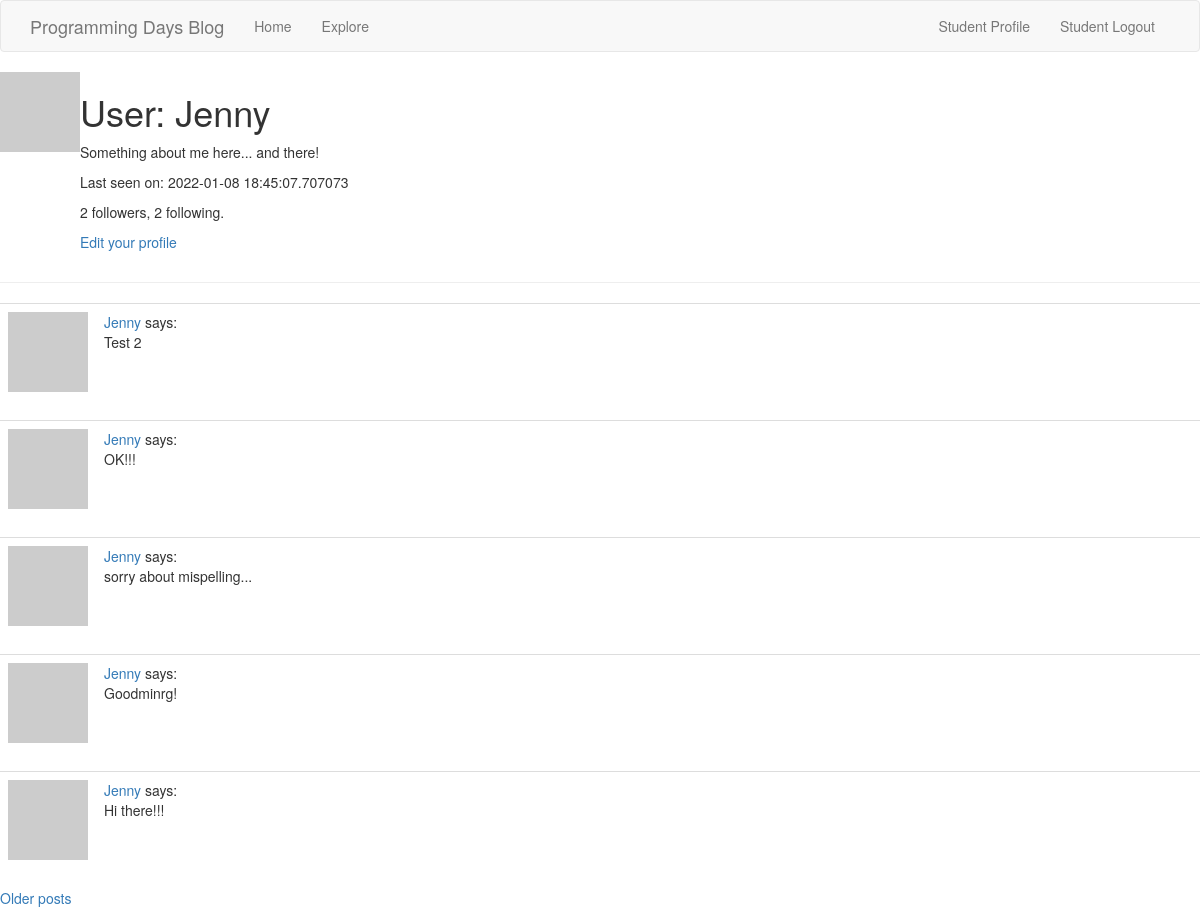
The page /user/Jenny (signed in) on the database its author committed.
### app/models.py (models this page shows, shortened)
class User(UserMixin, db.Model):
    id = db.Column(db.Integer, primary_key=True)
    username = db.Column(db.String(64), index=True, unique=True)
    email = db.Column(db.String(120), index=True, unique=True)
    password_hash = db.Column(db.String(128))
    posts = db.relationship('Post', backref='author', lazy='dynamic')
    about_me = db.Column(db.String(200))
    last_seen = db.Column(db.DateTime, default=datetime.utcnow)
    followed = db.relationship('User', secondary=followers, \
        primaryjoin=(followers.c.follower_id == id), secondaryjoin=(\
            followers.c.followed_id == id), backref=db.backref('followers',\
                 lazy='dynamic'), lazy='dynamic')
    def avatar(self, size):
        digest = md5(self.email.lower().encode('utf-8')).hexdigest()
        return 'https://www.gravatar.com/avatar/{}?d=identicon&s={}'.\
            format(digest, size)

class Post(db.Model):
    id = db.Column(db.Integer, primary_key=True)
    body = db.Column(db.String(140))
    timestamp = db.Column(db.DateTime, index=True, default=datetime.utcnow)
    user_id = db.Column(db.Integer, db.ForeignKey('user.id'))

### app/routes.py (the view)
@app.route('/user/<username>')
@login_required
def user(username):
    user = User.query.filter_by(username=username).first_or_404()
    page = request.args.get('page', 1, type=int)
    posts = user.posts.order_by(Post.timestamp.desc()).paginate(page, \
        app.config['POSTS_PER_PAGE'], False)
    next_url = url_for('user', username=user.username, page=posts.next_num) \
        if posts.has_next else None
    prev_url = url_for('user', username=user.username, page=posts.prev_num) \
        if posts.has_prev else None
    form = EmptyForm()
    return render_template('user.html', user=user, posts=posts.items,\
         next_url=next_url, prev_url=prev_url, form=form)

### app/models.py (called while the page is built)
@login.user_loader
def load_user(id):
    return User.query.get(int(id))

### app/routes.py (called while the page is built)
@app.before_request
def before_request():
    if current_user.is_authenticated:
        current_user.last_seen = datetime.utcnow()
        db.session.commit()

### app/templates/user.html (shortened to what this page needs)
{% extends "base.html" %}
{% block content %}
    <table>
        <tr valign="top">
            <td><img src="{{ user.avatar(128) }}"></td>
            <td>
                <h1>User: {{ user.username }}</h1>
                {% if user.about_me %}<p>{{ user.about_me }}</p>{% endif %}
                {% if user.last_seen %}<p>Last seen on: {{ user.last_seen }}</p>{% endif %}
                <p>{{ user.followers.count() }} followers, {{ user.followed.count() }} following.</p>
                {% if user == current_user %}
                <p><a href="{{ url_for('edit_profile') }}">Edit your profile</a></p>
                {% endif %}
            </td>
        </tr>
    </table>
    <hr>
    {% for post in posts %}
        {% include '_post.html' %}
    {% endfor %}
    {% if next_url %}
    <a href="{{ next_url }}">Older posts</a>
    {% endif %}
{% endblock %}

### app/templates/_post.html
<table class="table table-hover">
    <tr>
        <td width="70px">
            <a href="{{ url_for('user', username=post.author.username) }}">
                <img src="{{ post.author.avatar(70) }}" />
            </a>
        </td>
        <td>
            <a href="{{ url_for('user', username=post.author.username) }}">
                {{ post.author.username }}
            </a>
            says:
            <br>
            {{ post.body }}
        </td>
    </tr>
</table>

### rows shown on the page
User: username "Jenny", about_me "Something about me here... and there!", last_seen "2022-01-08 18:45:07.707073"
Post: author.username "Jenny", body "Test 2"
Post: author.username "Jenny", body "OK!!!"
Post: author.username "Jenny", body "sorry about mispelling..."
Post: author.username "Jenny", body "Goodminrg!"
Post: author.username "Jenny", body "Hi there!!!"

### other values the page prints
{{ user.followers.count() }} "2"
{{ user.followed.count() }} "2"
